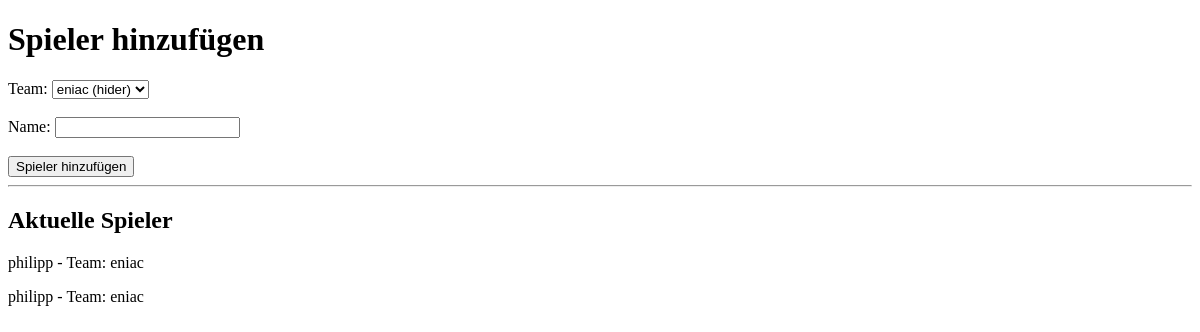
Before: /players with the older database file.
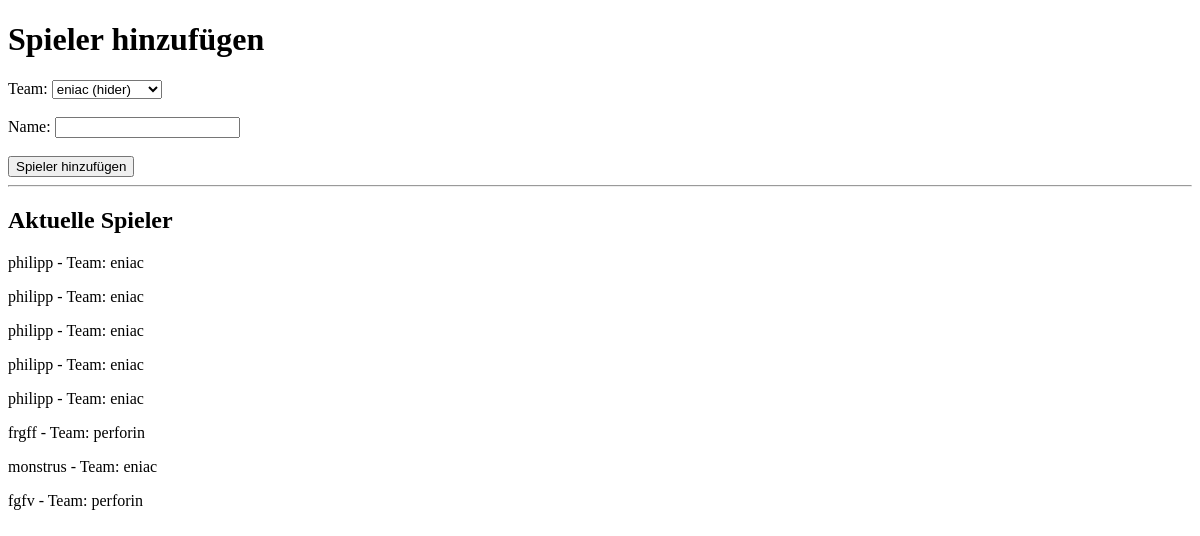
After: the same page with the newer database file.
### app.py (models this page shows)
class Player(db.Model):
    id = db.Column(
        db.Integer,
        primary_key=True
    )
    name = db.Column(
        db.String(100),
        nullable=False
    )
    team_id = db.Column(
        db.Integer,
        db.ForeignKey("team.id")
    )
    locations = db.relationship(
        "Location",
        backref="player",
        cascade="all, delete"
    )

class Team(db.Model):
    id = db.Column(
        db.Integer,
        primary_key=True
    )
    name = db.Column(
        db.String(100),
        nullable=False
    )
    type = db.Column(
        db.String(20),
        nullable=False
    )
    game_id = db.Column(
        db.Integer,
        db.ForeignKey("game.id")
    )
    players = db.relationship(
        "Player",
        backref="team",
        cascade="all, delete"
    )

### app.py (the view, shortened to what this page needs)
@app.route("/players", methods=["GET", "POST"])
def players():
    teams = Team.query.all()
    players = Player.query.all()
    return render_template(
        "players.html",
        teams=teams,
        players=players
    )

### templates/players.html (shortened to what this page needs)
<!DOCTYPE html>
<html lang="de">
<head>
</head>
<body>
<h1>Spieler hinzufügen</h1>
<form method="POST">
<label>Team:</label>
<select name="team_id">
{% for team in teams %}
<option value="{{ team.id }}">
{{ team.name }} ({{ team.type }})
</option>
{% endfor %}
</select>
<br><br>
<label>Name:</label>
<input name="name">
<br><br>
<button type="submit">
Spieler hinzufügen
</button>
</form>
<hr>
<h2>Aktuelle Spieler</h2>
{% for player in players %}
<p>
{{ player.name }}
-
Team:
{{ player.team.name }}
</p>
{% endfor %}
</body>
</html>

Changed rows visible on the page:
added Player: name "philipp", team.name "eniac"
added Player: name "philipp", team.name "eniac"
added Player: name "philipp", team.name "eniac"
added Player: name "frgff", team.name "perforin"
added Player: name "monstrus", team.name "eniac"
added Player: name "fgfv", team.name "perforin"
